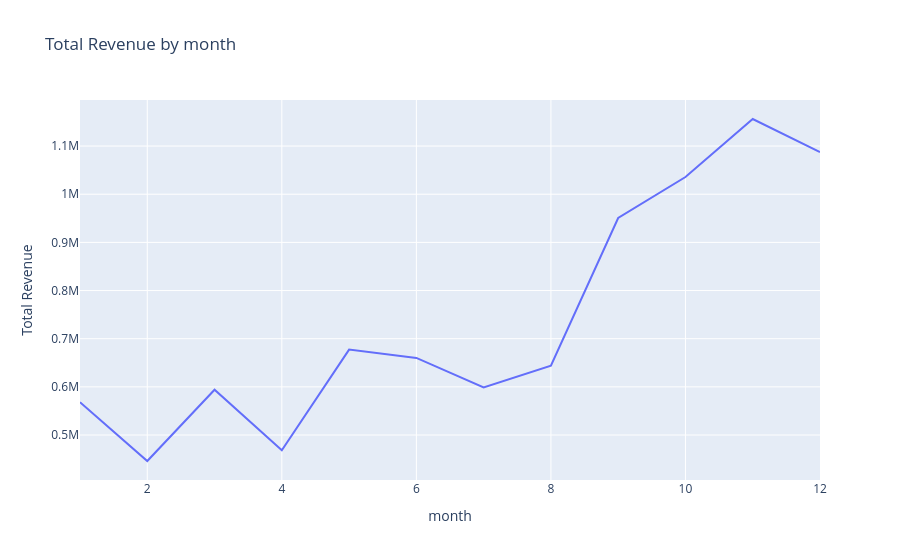
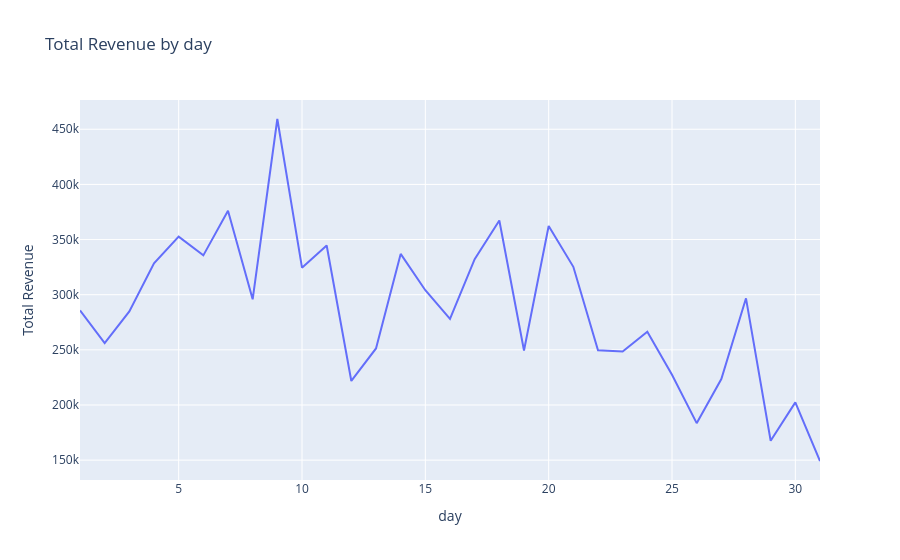
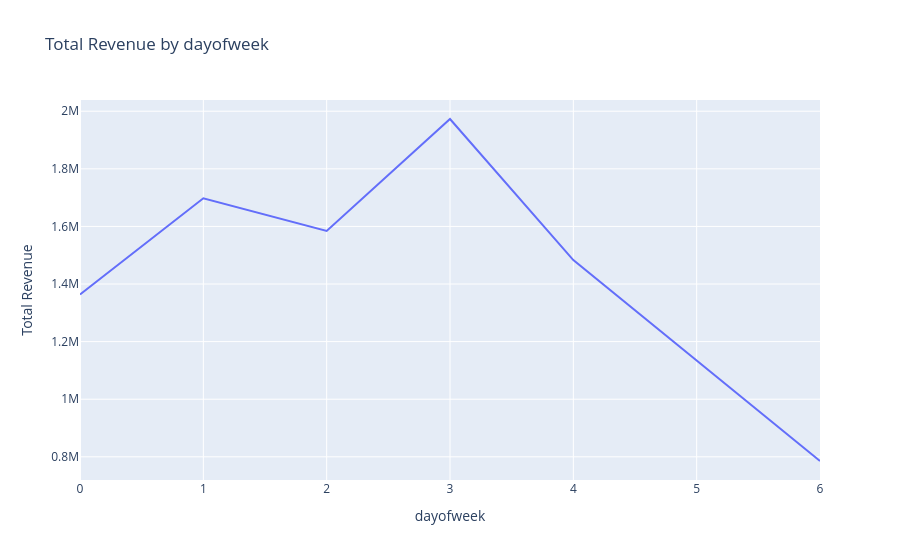
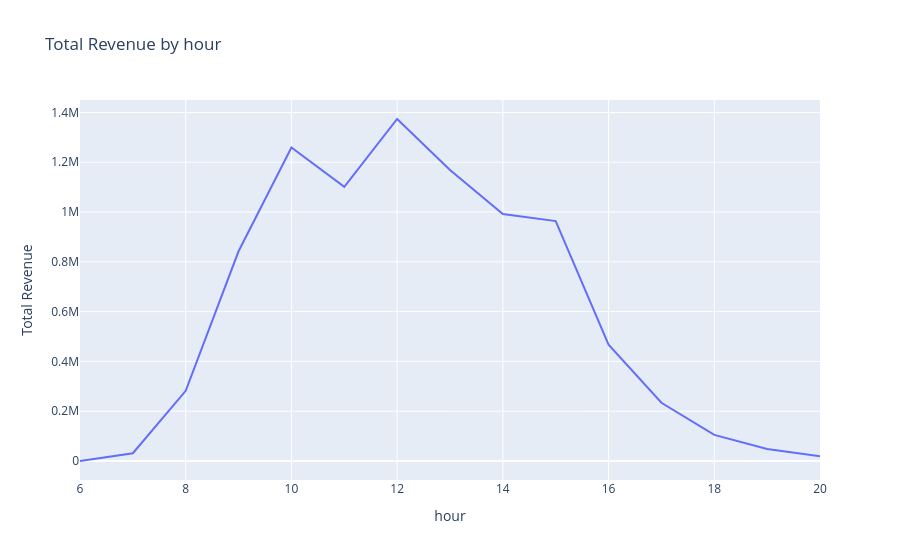

The code cell stored with these charts, in order, in its notebook:
### Markdown cell above
This shows that there is high revenue and high number of transaction in November 2011 than other months

### Code cell
# CLear Exploratory statistics using Plotly on Revenue based on Month, 
exploratory_columns = ['month', 'day', 'dayofweek', 'hour', 'minute']

for column in exploratory_columns:
    temp = df.groupby(df['InvoiceDate'].dt.__getattribute__(column))['Revenue'].sum()
    fig = px.line(temp, x=temp.index, y='Revenue', title=f'Total Revenue by {column}')
    fig.update_layout(yaxis_title='Total Revenue', xaxis_title=column)
    fig.show()

### Figure 1 — Plotly figure (JSON) as saved in the notebook; plotly's stock layout.template omitted (floating-point values rounded to 4 significant figures)
{"data": [{"hovertemplate": "InvoiceDate=%{x}<br>Revenue=%{y}<extra></extra>", "legendgroup": "", "line": {"color": "#636efa", "dash": "solid"}, "marker": {"symbol": "circle"}, "mode": "lines", "name": "", "orientation": "v", "showlegend": false, "type": "scatter", "x": [1, 2, 3, 4, 5, 6, 7, 8, 9, 10, 11, 12], "xaxis": "x", "y": [568100.0, 446100.0, 594100.0, 468400.0, 677400.0, 660000.0, 599000.0, 644100.0, 950700.0, 1036000.0, 1156000.0, 1088000.0], "yaxis": "y"}], "layout": {"autosize": true, "legend": {"tracegroupgap": 0}, "title": {"text": "Total Revenue by month"}, "xaxis": {"anchor": "y", "autorange": true, "domain": [0, 1], "range": [1, 12], "title": {"text": "month"}, "type": "linear"}, "yaxis": {"anchor": "x", "autorange": true, "domain": [0, 1], "range": [406600.0, 1196000.0], "title": {"text": "Total Revenue"}, "type": "linear"}}}

### Figure 2 — Plotly figure (JSON) as saved in the notebook; plotly's stock layout.template omitted (floating-point values rounded to 4 significant figures)
{"data": [{"hovertemplate": "InvoiceDate=%{x}<br>Revenue=%{y}<extra></extra>", "legendgroup": "", "line": {"color": "#636efa", "dash": "solid"}, "marker": {"symbol": "circle"}, "mode": "lines", "name": "", "orientation": "v", "showlegend": false, "type": "scatter", "x": [1, 2, 3, 4, 5, 6, 7, 8, 9, 10, 11, 12, 13, 14, 15, 16, 17, 18, 19, 20, 21, 22, 23, 24, 25, 26, 27, 28, 29, 30, 31], "xaxis": "x", "y": [285800.0, 256100.0, 284900.0, 328400.0, 352600.0, 335700.0, 376000.0, 295800.0, 459300.0, 324500.0, 344600.0, 221800.0, 251300.0, 337000.0, 304000.0, 278100.0, 332200.0, 367300.0, 249400.0, 362200.0, 325300.0, 249700.0, 248600.0, 266400.0, 227500.0, 183500.0, 223500.0, 296700.0, 167600.0, 202400.0, 149200.0], "yaxis": "y"}], "layout": {"autosize": true, "legend": {"tracegroupgap": 0}, "title": {"text": "Total Revenue by day"}, "xaxis": {"anchor": "y", "autorange": true, "domain": [0, 1], "range": [1, 31], "title": {"text": "day"}, "type": "linear"}, "yaxis": {"anchor": "x", "autorange": true, "domain": [0, 1], "range": [132000.0, 476500.0], "title": {"text": "Total Revenue"}, "type": "linear"}}}

### Figure 3 — Plotly figure (JSON) as saved in the notebook; plotly's stock layout.template omitted (floating-point values rounded to 4 significant figures)
{"data": [{"hovertemplate": "InvoiceDate=%{x}<br>Revenue=%{y}<extra></extra>", "legendgroup": "", "line": {"color": "#636efa", "dash": "solid"}, "marker": {"symbol": "circle"}, "mode": "lines", "name": "", "orientation": "v", "showlegend": false, "type": "scatter", "x": [0, 1, 2, 3, 4, 6], "xaxis": "x", "y": [1364000.0, 1698000.0, 1584000.0, 1973000.0, 1483000.0, 785500.0], "yaxis": "y"}], "layout": {"autosize": true, "legend": {"tracegroupgap": 0}, "title": {"text": "Total Revenue by dayofweek"}, "xaxis": {"anchor": "y", "autorange": true, "domain": [0, 1], "range": [0, 6], "title": {"text": "dayofweek"}, "type": "linear"}, "yaxis": {"anchor": "x", "autorange": true, "domain": [0, 1], "range": [719500.0, 2039000.0], "title": {"text": "Total Revenue"}, "type": "linear"}}}

### Figure 4 — Plotly figure (JSON) as saved in the notebook; plotly's stock layout.template omitted (floating-point values rounded to 4 significant figures)
{"data": [{"hovertemplate": "InvoiceDate=%{x}<br>Revenue=%{y}<extra></extra>", "legendgroup": "", "line": {"color": "#636efa", "dash": "solid"}, "marker": {"symbol": "circle"}, "mode": "lines", "name": "", "orientation": "v", "showlegend": false, "type": "scatter", "x": [6, 7, 8, 9, 10, 11, 12, 13, 14, 15, 16, 17, 18, 19, 20], "xaxis": "x", "y": [4.25, 31060.0, 282000.0, 842400.0, 1259000.0, 1101000.0, 1374000.0, 1169000.0, 992000.0, 963600.0, 467400.0, 233800.0, 104700.0, 48570.0, 18830.0], "yaxis": "y"}], "layout": {"autosize": true, "legend": {"tracegroupgap": 0}, "title": {"text": "Total Revenue by hour"}, "xaxis": {"anchor": "y", "autorange": true, "domain": [0, 1], "range": [6, 20], "title": {"text": "hour"}, "type": "linear"}, "yaxis": {"anchor": "x", "autorange": true, "domain": [0, 1], "range": [-76310.0, 1450000.0], "title": {"text": "Total Revenue"}, "type": "linear"}}}
